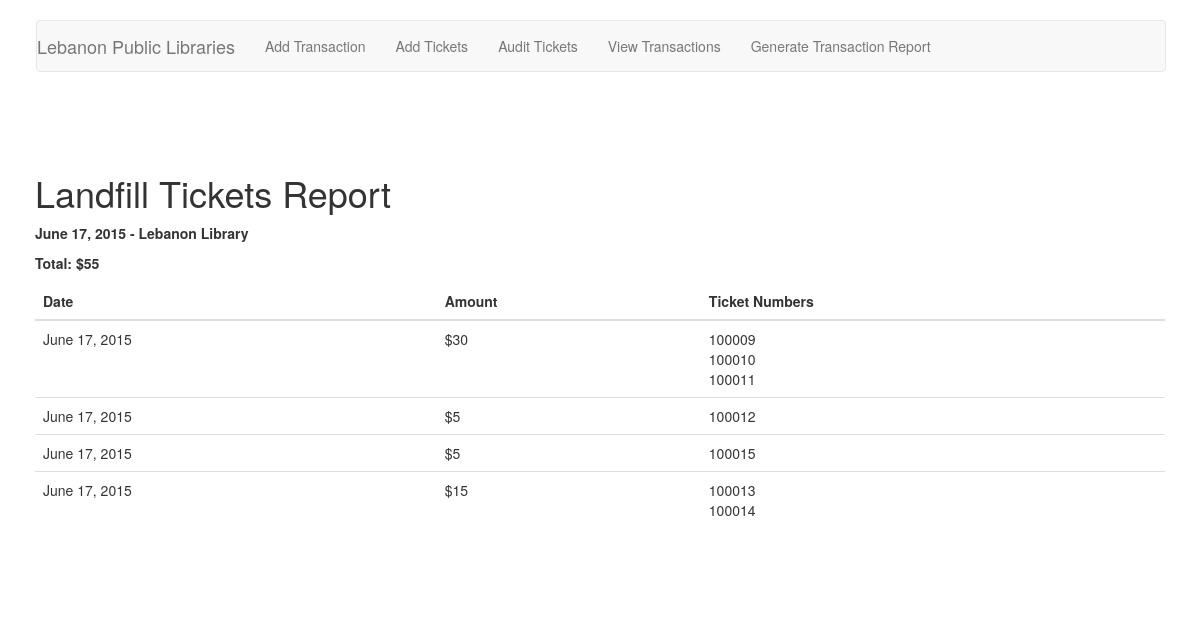
Screenshot of /report/1/ with the database file from the repository.
### ticket_app/models.py (models this page shows, shortened)
class Report(models.Model):
    location = models.ForeignKey('Locations')
    date = models.DateField(auto_now_add=True)

class Locations(models.Model):
    class Meta:
        verbose_name_plural = "Locations"
    name = models.CharField(max_length=255, unique=True)

class Transactions(models.Model):
    class Meta:
        verbose_name_plural = "Transactions"
        ordering = ["-date"]
    date = models.DateField(auto_now_add=True)
    location = models.ForeignKey(Locations)
    payment_type = models.ForeignKey(PaymentTypes)
    check_number = models.PositiveIntegerField(null=True, blank=True)
    reported = models.BooleanField(default=False)
    staff_initials = models.CharField(max_length=4)
    report = models.ForeignKey('Report', blank=True, null=True)
    def total(self):
        tickets = Tickets_Transactions.objects.filter(transactions=self.id)
        total = 0
        for ticket in tickets:
            total += ticket.ticket.value
        return total

class Tickets_Transactions(models.Model):
    class Meta:
        verbose_name_plural = "Tickets and Transactions"
    ticket = models.OneToOneField(Tickets, unique=True)
    transactions = models.ForeignKey(Transactions)

class Tickets(models.Model):
    class Meta:
        verbose_name_plural = "Tickets"
    value = models.PositiveIntegerField(default=10)
    ticket_number = models.PositiveIntegerField(unique=True)
    date_entered = models.DateField(auto_now_add=True)
    sold = models.BooleanField(default=False)
    date_sold = models.DateField(blank=True, null=True)
    location = models.ForeignKey(Locations)

### ticket_app/views.py (the view)
# urls.py: url(r'^report/(?P<pk>[0-9])/?$', views.ReportArchive.as_view(), name='Report Archive'),
class ReportArchive(View):
    def get(self, request, *args, **kwargs):
        report = Report.objects.get(id=self.kwargs['pk'])
        location = report.location
        transactions = Transactions.objects.filter(location=location).filter(report=report)
        total = 0
        for transaction in transactions:
            total += transaction.total()
            transaction.tickets = []
            tickets = Tickets_Transactions.objects.filter(transactions=transaction)
            for ticket in tickets:
                transaction.tickets.append(ticket.ticket.ticket_number)
        context = {'total': total, 'report': transactions, 'date': report.date, 'location': report.location}
        return render(request, 'ticket_app/report.html', context)

### ticket_app/templates/ticket_app/report.html (shortened to what this page needs)
{% include "ticket_app/header.html" %}
<h1>Landfill Tickets Report</h1>
{% if report %}
<p><strong>{{ date | date }} - {{location.name}}</strong></p>
<p><strong>Total: ${{total}}</strong></p>
{% endif %}
{% if report %}
<table class="table">
    <thead>
        <th>Date</th>
        <th>Amount</th>
        <th>Ticket Numbers</th>
    </thead>
    <tbody>
        {% for transaction in report %}
        <tr>
        <td> {{ transaction.date | date }} </td>
        <td> ${{ transaction.total }}</td>
        <td>
            {% for ticket in transaction.tickets %}
            {{ ticket }}<br/>
            {% endfor %}
        </td>
        </tr>
        {% endfor %}
    </tbody>
</table>
{% endif %}
{% include "ticket_app/footer.html" %}

### rows the page displays
Report: date "June 17, 2015"
Locations: name "Lebanon Library"
Transactions: tickets "100009" "100010" "100011"
Transactions: tickets "100012"
Transactions: tickets "100015"
Transactions: tickets "100013" "100014"

### other values shown
{{ total }} "55"
